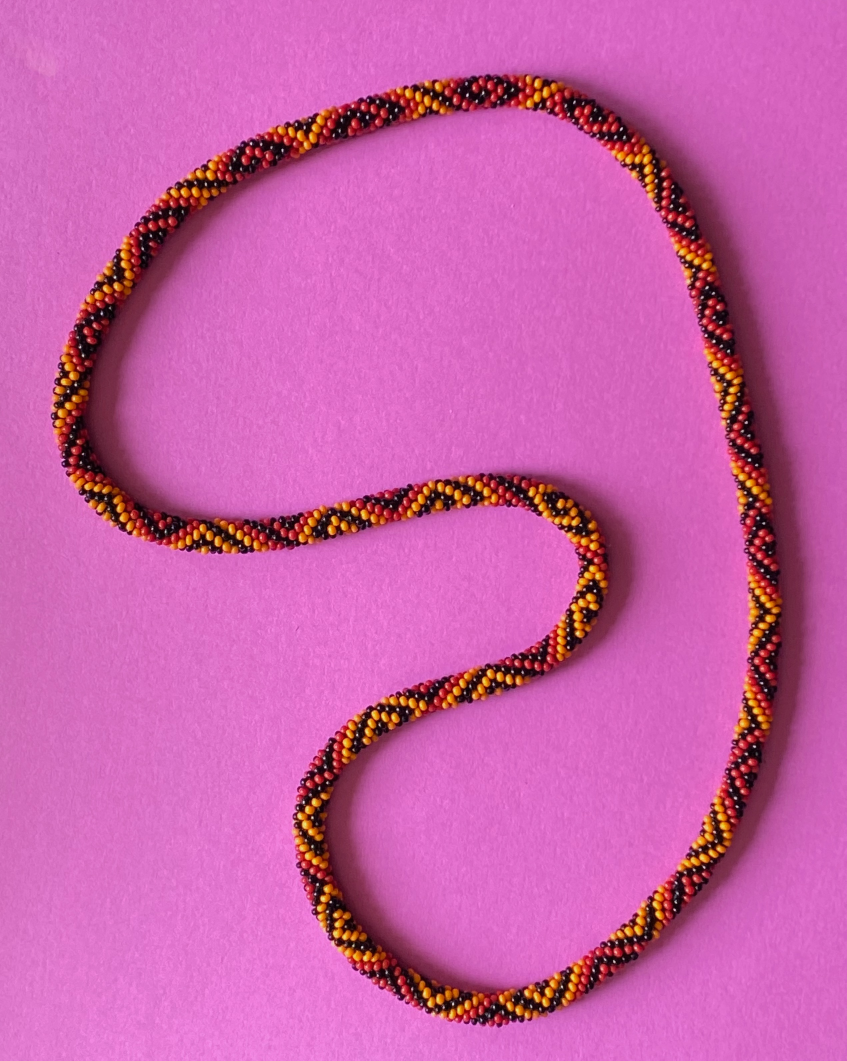
#> input picture beads-photo-2.jpg, 2540 x 3182 px (shown at 1/3 size)
$ python generate_fft_figures.py
#> lines starting #> are read from the running program, lines starting #| are printed output that depends on the picture
#> in load_image_and_luminance, img is the input picture: PIL image 2540x3182 RGB; mean R, G, B 202, 95.9, 169.1
#> (reads beads-photo-2_splines.json from the repository)
### map_from_fft.py
#!/usr/bin/env python3
"""Scan an image with local Gaussian-windowed FFT and map a local FFT metric.

This script computes the map, writes it to a .npy file, writes run metadata to
JSON, and displays the original image and the map side-by-side.
"""

# Suggested command:
# python map_from_fft.py beads-photo-2.jpg --window-size 128 --step 8

from __future__ import annotations

import argparse
import json
import math
import time
from pathlib import Path

import matplotlib.pyplot as plt
import numpy as np
from PIL import Image, ImageOps


def find_top_fft_peaks(logmag: np.ndarray, top_k: int = 7, min_distance: int = 6) -> list[dict[str, float]]:
    """Find strongest local maxima in 2D FFT log-magnitude and merge conjugate pairs."""
#> called with top_k = 100, min_distance = 1
    h, w = logmag.shape
    cy, cx = h // 2, w // 2

    def canonical_offset(yy: int, xx: int) -> tuple[int, int]:
        dx = int(xx - cx)
        dy = int(cy - yy)
        if dy < 0 or (dy == 0 and dx < 0):
            dx = -dx
            dy = -dy
        return dx, dy

    padded = np.pad(logmag, 1, mode="constant", constant_values=-np.inf)
    local_max = np.ones((h, w), dtype=bool)
    for oy in (-1, 0, 1):
        for ox in (-1, 0, 1):
            if oy == 0 and ox == 0:
                continue
            neigh = padded[1 + oy:1 + oy + h, 1 + ox:1 + ox + w]
            local_max &= logmag >= neigh
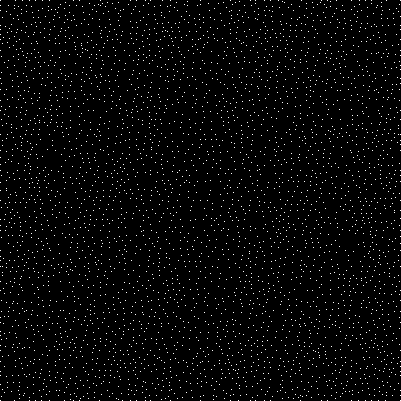
#> local_max: shape (401, 401) bool; 2.4% white in thin lines or dots

    candidates = np.argwhere(local_max & (logmag > 0))
#> candidates = 3847 pairs, first value 0 to 400, second value 0 to 400
    if candidates.size == 0:
        candidates = np.array([[cy, cx]])

    values = logmag[candidates[:, 0], candidates[:, 1]]
#> values = 3847 values, max 8.1 at index 1923, min 0.0515 at index 3778, mean 0.845
    order = np.argsort(values)[::-1]
#> order = 3847 values, max 3846 at index 2159, min 0 at index 2160, mean 1923
    candidates = candidates[order]

    selected: list[tuple[int, int]] = [(cy, cx)]
    selected_keys: set[tuple[int, int]] = {canonical_offset(cy, cx)}

    for yy, xx in candidates:
        if len(selected) >= top_k:
            break
        yy_i = int(yy)
        xx_i = int(xx)
        key = canonical_offset(yy_i, xx_i)
        if key in selected_keys:
            continue
        if any((yy_i - sy) ** 2 + (xx_i - sx) ** 2 < min_distance ** 2 for sy, sx in selected):
            continue
        selected.append((yy_i, xx_i))
        selected_keys.add(key)
#> this loop made 199 passes
#> (yy, xx, yy_i, xx_i, dx in canonical_offset, dy in canonical_offset) on passes 1 to 3: (200, 200, 200, 200, 0, 0), (190, 210, 190, 210, 10, 10), (210, 190, 210, 190, 10, 10)
#> after the loop, selected = 100 pairs, first value 123 to 273, second value 130 to 268; selected_keys = 100 items

    peaks: list[dict[str, float]] = []
    for yy, xx in selected[:top_k]:
        peak_val = float(logmag[yy, xx])
        dx = float(xx - cx)
        dy = float(cy - yy)
        angle_deg = float(np.degrees(np.arctan2(dy, dx))) if dx != 0.0 or dy != 0.0 else 0.0
        distance = float(np.hypot(dx, dy))
        peaks.append(
            {
                "x": dx,
                "y": dy,
                "distance": distance,
                "angle_deg": angle_deg,
                "peak_val": peak_val,
            }
        )
#> this loop made 100 passes
#> (yy, xx, peak_val, dx, dy, angle_deg, distance) on passes 1 to 8: (200, 200, 8.1, 0, 0, 0, 0), (190, 210, 5.71, 10, 10, 45, 14.14), (181, 197, 5.57, -3, 19, 98.97, 19.24), (206, 191, 5.48, -9, -6, -146.3, 10.82), (191, 188, 5.47, -12, 9, 143.1, 15), (215, 206, 4.9, 6, -15, -68.2, 16.16), (200, 223, 4.86, 23, 0, 0, 23), (200, 193, 4.81, -7, 0, 180, 7)
#> after the loop, peaks = 100 items

    return peaks


def load_image_and_luminance(path: str) -> tuple[np.ndarray, np.ndarray]:
    img = Image.open(path)
    img = ImageOps.exif_transpose(img)
    img = img.convert("RGB")
    rgb = np.asarray(img).astype(np.float32) / 255.0
    y = 0.299 * rgb[..., 0] + 0.587 * rgb[..., 1] + 0.114 * rgb[..., 2]
    return rgb, y.astype(np.float32)


# [321 lines left out: functions make_gaussian_window, nearest_coord_indices, _show_map, main, not called in this run]


# [2 lines that do not run on import are left out]

### fft_image_explorer.py
#!/usr/bin/env python3
"""
fft_image_explorer.py

Interactive 2D FFT explorer for color images.

Features:
- Load an image.
- Choose a scalar channel derived from RGB:
    R, G, B, luminance Y, HSV H/S/V,
    and CMYK C/M/Y/K.
- Choose a spatial mask/window:
    full image, rectangle, rotated rectangle, ellipse/circle.
- Choose soft edge:
    hard, cosine/tukey-like, gaussian.
- Adjust mask center, size, rotation, and edge softness.
- Display mask overlay and log-magnitude 2D FFT.

Dependencies:
    pip install numpy pillow matplotlib

Optional, for HEIC/HEIF images:
    pip install pillow-heif

Usage:
    python fft_image_explorer.py path/to/image.jpg
    python fft_image_explorer.py path/to/image.heic
"""

from __future__ import annotations

import argparse
import math
from dataclasses import dataclass

import numpy as np
from PIL import Image, ImageOps

try:
    # import pillow_heif
    # pillow_heif.register_heif_opener()
    pass
except Exception:
    # HEIC/HEIF support is optional.
    pass

import matplotlib.pyplot as plt
from matplotlib.widgets import Slider, RadioButtons, CheckButtons, Button, TextBox
from matplotlib.patches import Rectangle, Ellipse


# -----------------------------
# Image loading and color spaces
# -----------------------------

# [96 lines left out: functions load_image_rgb, rgb_to_hsv_np, pca_decorrelation_channels, robust_normalize, not called in this run]


@dataclass
class ChannelBank:
    names: list[str]
    arrays: dict[str, np.ndarray]


# [51 lines left out: functions make_channel_bank, smoothstep01, not called in this run]


def make_mask(
    shape: tuple[int, int],
    mask_type: str,
    edge_type: str,
    cx: float,
    cy: float,
    width: float,
    height: float,
    angle_deg: float,
    softness: float,
) -> np.ndarray:
    """
    Return a 2D mask/window in [0,1].

    Coordinates:
        cx, cy are pixel coordinates.
        width, height are full dimensions in pixels.
        angle_deg rotates the local x/y axes.

    mask_type:
        "Full image", "Rectangle", "Rotated rectangle", "Ellipse/circle"

    edge_type:
        "Hard", "Cosine", "Gaussian"
    """
    h, w = shape
    yy, xx = np.mgrid[0:h, 0:w]

    if mask_type == "Full image":
        base = np.ones((h, w), dtype=np.float32)
        if edge_type == "Hard":
            return base
        # For full image with non-hard edge, use a separable taper at the image borders.
        local_x = (xx - (w - 1) / 2) / max(w / 2, 1)
        local_y = (yy - (h - 1) / 2) / max(h / 2, 1)
        return edge_falloff_rect(local_x, local_y, edge_type, softness).astype(np.float32)

    theta = math.radians(angle_deg)
    c = math.cos(theta)
    s = math.sin(theta)

    dx = xx - cx
    dy = yy - cy

    # Rotate image coordinates into local mask coordinates.
    # local x-axis is rotated by angle_deg in image coordinates.
    xloc = c * dx + s * dy
    yloc = -s * dx + c * dy

    half_w = max(width / 2.0, 1.0)
    half_h = max(height / 2.0, 1.0)

    if mask_type in ("Rectangle", "Rotated rectangle"):
        xn = xloc / half_w
        yn = yloc / half_h
        return edge_falloff_rect(xn, yn, edge_type, softness).astype(np.float32)

    if mask_type == "Ellipse/circle":
        # Ellipse equation: radius <= 1 inside.
        rn = np.sqrt((xloc / half_w) ** 2 + (yloc / half_h) ** 2)
        return edge_falloff_radial(rn, edge_type, softness).astype(np.float32)

    raise ValueError(f"Unknown mask type: {mask_type}")


# [34 lines left out: function edge_falloff_rect, not called in this run]


def edge_falloff_radial(rn: np.ndarray, edge_type: str, softness: float) -> np.ndarray:
    """Radial/elliptical window where rn<=1 is nominally inside."""
    if edge_type == "Hard":
        return (rn <= 1).astype(np.float32)

    if edge_type == "Gaussian":
        sigma = max(softness, 0.03)
        m = np.exp(-0.5 * (rn / sigma) ** 2)
        m[rn > 1] = 0.0
        return m.astype(np.float32)

    if edge_type == "Cosine":
        soft = np.clip(softness, 0.001, 0.95)
        inside = rn <= 1
        dist_to_edge = 1 - rn
        t = dist_to_edge / soft
        m = smoothstep01(t)
        m[~inside] = 0.0
        return m.astype(np.float32)

    raise ValueError(f"Unknown edge type: {edge_type}")


# -----------------------------
# FFT display
# -----------------------------

# [459 lines left out: functions crop_to_mask_nonzero, pad_with_tiled_edge_blocks, find_top_fft_peaks, compute_fft_products, not called in this run]


# -----------------------------
# Interactive UI
# -----------------------------

class FFTExplorer:
    # [239 lines left out: function __init__, not called in this run]

    def on_channel(self, label: str):
        self.channel_name = label
        self.update()

    def on_mask(self, label: str):
        self.mask_type = label
        self.update()

    def on_edge(self, label: str):
        self.edge_type = label
        self.update()

    # [43 lines left out: functions on_check, on_reset, on_mouse_press, not called in this run]

    def on_mouse_release(self, event):
        self._dragging = False

    # [11 lines left out: function on_mouse_move, not called in this run]

    def set_center(self, x: float, y: float):
        self.sl_cx.set_val(np.clip(round(x), 0, self.w - 1))
        self.sl_cy.set_val(np.clip(round(y), 0, self.h - 1))

    # [654 lines left out: functions _set_textbox_value, _on_center_slider_changed, _on_center_text_submitted, _on_size_text_submitted, _on_float_text_submitted, _on_angle_changed and 20 more, not called in this run]


# [2 lines that do not run on import are left out]

### scripts/generate_fft_figures.py
#!/usr/bin/env python3
"""Computed photograph/FFT figures. Run from any directory; see docs/fft-figures.md."""
from pathlib import Path
import argparse
import hashlib
import json
import sys
import matplotlib
matplotlib.use('Agg')
import matplotlib.pyplot as plt
from matplotlib.patches import Circle
import matplotlib.patheffects as pe
import numpy as np
from PIL import Image
ROOT = Path(__file__).resolve().parents[1]
sys.path.insert(0, str(ROOT))
from map_from_fft import load_image_and_luminance, find_top_fft_peaks
from fft_image_explorer import make_mask
SIZE = 401
SOFTNESS = .2
SIGMA = SIZE / 2 * SOFTNESS
INDICES = [5, 80, 280]
INK = '#172c40'
CYAN = '#65efff'

def compute(rgb, luminance, points, index):
    center = points[index]
    x, y = np.rint(center).astype(int)
    x0, y0 = x-SIZE//2, y-SIZE//2
    patch = rgb[y0:y0+SIZE, x0:x0+SIZE]
    scalar = luminance[y0:y0+SIZE, x0:x0+SIZE]
    if scalar.shape != (SIZE, SIZE):
        raise ValueError('Selected window extends beyond source image')
    # Keep the saved floating-point center, with no resampling of source pixels.
    mask = make_mask(scalar.shape, 'Ellipse/circle', 'Gaussian',
                     center[0]-x0, center[1]-y0, SIZE, SIZE, 0, SOFTNESS)
    windowed = scalar * mask
    spectrum = np.fft.fftshift(np.fft.fft2(windowed))
    # Secant spanning four nearby samples, in image coordinates (y down).
    tangent = points[(index+2) % (len(points)-1)]-points[(index-2) % (len(points)-1)]
    tangent /= np.linalg.norm(tangent)
    normal = np.array([-tangent[1], tangent[0]])
    candidates = find_top_fft_peaks(np.log1p(abs(spectrum)), top_k=100, min_distance=1)[1:]
#> candidates = 99 items
    peaks = []
    selected = [np.zeros(2)]
    for peak in candidates:
        offset = np.array([peak['x'], peak['y']])
        if min(min(np.linalg.norm(offset-q), np.linalg.norm(offset+q)) for q in selected) < 6:
            continue
        peaks.append(peak)
        selected.append(offset)
        if len(peaks) == 6:
            break
#> this loop made 8 passes
#> offset on passes 1 to 8: [10, 10], [-3, 19], [-9, -6], [-12, 9], [6, -15], [23, 0], [-7, 0], [7, 27]
#> after the loop, peaks = 6 items; selected = [[0, 0], [10, 10], [-3, 19], [-12, 9], [23, 0], [-7, 0], [7, 27]]
    measured = []
    for peak in peaks:
        freq = np.array([peak['x'], -peak['y']])/SIZE
        ft, fn = np.dot(freq, tangent), np.dot(freq, normal)
        if ft < 0: ft, fn = -ft, -fn
        row, col = int(SIZE//2-peak['y']), int(SIZE//2+peak['x'])
        measured.append(dict(fx=float(freq[0]), fy=float(freq[1]), ft=float(ft), fn=float(fn),
                             magnitude=float(abs(spectrum[row,col])),
                             angle_to_tangent_deg=float(np.degrees(np.arctan2(fn,ft)))))
#> this loop made 6 passes
#> (freq, ft, fn, row, col) on passes 1 to 2: ([0.0249, -0.0249], 0.0233, 0.0265, 190, 210), ([-0.00748, -0.0474], 0.0478, -0.0044, 181, 197)
    return dict(index=index, center=center, origin=(int(x0),int(y0)), patch=patch, scalar=scalar,
                mask=mask, windowed=windowed, spectrum=spectrum, tangent=tangent, peaks=measured)

def source(ax, d, points):
    x0,y0 = d['origin']; c=d['center']
    ax.imshow(d['patch'], extent=(x0-.5,x0+SIZE-.5,y0+SIZE-.5,y0-.5))
    overlay=np.zeros((SIZE,SIZE,4));overlay[:,:,:3]=[.2,.85,1];overlay[:,:,3]=.09*d['mask']
    ax.imshow(overlay, extent=(x0-.5,x0+SIZE-.5,y0+SIZE-.5,y0-.5))
    nearby=np.linalg.norm(points-c,axis=1)<115
    curve=points.copy();curve[~nearby]=np.nan
    line,=ax.plot(*curve.T,color='white',lw=1.1,alpha=.9)
    line.set_path_effects([pe.Stroke(linewidth=2.5,foreground=INK),pe.Normal()])
    for n,style in [(1,'-'),(2,'--')]:
        ring=Circle(c,n*SIGMA,fill=False,color=CYAN,lw=1.7,ls=style)
        ring.set_path_effects([pe.Stroke(linewidth=3,foreground=INK),pe.Normal()]);ax.add_patch(ring)
    ax.plot(*c,'+',color='white',ms=12,mew=2.3)
    ax.set_xlim(c[0]-135,c[0]+135);ax.set_ylim(c[1]+135,c[1]-135)
    ax.set_xticks([]);ax.set_yticks([])

def fft_panel(ax,d):
    freq=np.fft.fftshift(np.fft.fftfreq(SIZE));step=1/SIZE
    # Full FFT is unchanged. View only the central frequency region, saturating DC.
    im=ax.imshow(np.log1p(abs(d['spectrum'])),origin='upper',cmap='magma',vmin=1,vmax=6,
                 extent=(freq[0]-step/2,freq[-1]+step/2,freq[-1]+step/2,freq[0]-step/2),interpolation='nearest')
    ax.set_xlim(-.10,.10);ax.set_ylim(.10,-.10)
    ax.set_xticks([-.08,0,.08]);ax.set_yticks([-.08,0,.08])
    ax.set_xlabel('$f_x$ (cycles / pixel)');ax.set_ylabel('$f_y$ ↓')
    # Basis arrows indicate orientation, without rotating or resampling the FFT.
    t=d['tangent']; n=np.array([-t[1],t[0]])
    for v,label in [(t,'t'),(n,'n')]:
        ax.annotate('',xy=v*.085,xytext=v*.055,arrowprops=dict(arrowstyle='->',color=CYAN,lw=1.4))
        ax.text(*(v*.091),label,color=CYAN,ha='center',va='center',fontsize=10)
    return im

def triptych(d, points, rgb, out):
    fig=plt.figure(figsize=(16,8),facecolor='white')
    fig.text(.045,.925,'The geometry inside a photograph',fontsize=29,weight='bold',color=INK)
    fig.text(.045,.875,f'Local Fourier analysis  /  necklace centerline #{d["index"]}  /  original photograph, computed data',fontsize=14,color=INK)
    axes=[fig.add_axes([x,.25,.27,.54]) for x in [.045,.365,.685]]
    source(axes[0],d,points)
    axes[1].imshow(d['windowed'],cmap='gray',vmin=0,vmax=1,interpolation='nearest');axes[1].set_xticks([]);axes[1].set_yticks([])
    im=fft_panel(axes[2],d)
    for a,title in zip(axes,['A   Photograph + window','B   Scalar × Gaussian','C   Fourier magnitude']):a.set_title(title,loc='left',pad=15,fontsize=16,weight='bold',color=INK)
    fig.text(.045,.19,'+ saved centerline point\nSolid: 1σ   ·   Dashed: 2σ',fontsize=13,color=INK)
    fig.text(.365,.19,'Luminance Y · full 401 × 401 input\nFixed grayscale 0–1; no contrast stretch',fontsize=13,color=INK)
    cb=fig.colorbar(im,cax=fig.add_axes([.72,.14,.20,.018]),orientation='horizontal',ticks=[1,3,6]);cb.set_label('ln(1 + |FFT|) · fixed scale',fontsize=11)
    loc=fig.add_axes([.045,.025,.065,.13]);loc.imshow(rgb);loc.plot(*d['center'],'o',mfc=CYAN,mec=INK,ms=5);loc.axis('off')
    fig.text(.125,.065,'Repeated bead spacing produces paired off-center peaks.\nColor contrast changes their strength; orientation changes their direction.',fontsize=13,color=INK)
    fig.savefig(out,dpi=120);plt.close(fig)

def card_figure(d, points, photo_fraction=.48, photo_half_width=90):
    """Compose a 1600×1000 card directly from Candidate 5 data, without FFT rotation.

    Rectangular views keep equal data aspect: cropping never stretches the image.
    The optional layout arguments are for visual review, not numerical analysis.
    """
    if d['index'] != 5:
        raise ValueError('The project card is fixed to the owner-selected Candidate 5')
    fig = plt.figure(figsize=(16, 10), dpi=100, facecolor='white')
    margin, gap, bottom, height = 24, 20, 24, 872
    usable = 1600 - 2*margin - gap
    left_width = usable * photo_fraction
    right_width = usable - left_width
    left = fig.add_axes([margin/1600, bottom/1000, left_width/1600, height/1000])
    right_x = margin + left_width + gap
    right = fig.add_axes([right_x/1600, bottom/1000, right_width/1600, height/1000])
    source(left, d, points)
    cx, cy = d['center']
    photo_half_height = photo_half_width * height / left_width
    left.set_xlim(cx-photo_half_width, cx+photo_half_width)
    left.set_ylim(cy+photo_half_height, cy-photo_half_height)
    for ring in left.patches:
        ring.set_linewidth(3.4)
        ring.set_path_effects([pe.Stroke(linewidth=5, foreground=INK), pe.Normal()])
    left.lines[0].set_alpha(.65)
    left.lines[0].set_linewidth(.9)
    left.lines[1].set_markersize(22)
    left.lines[1].set_markeredgewidth(3.6)
    left.lines[1].set_path_effects([pe.Stroke(linewidth=5, foreground=INK), pe.Normal()])
    freq = np.fft.fftshift(np.fft.fftfreq(SIZE))
    half_bin = .5/SIZE
    right.imshow(np.log1p(abs(d['spectrum'])), origin='upper', cmap='magma',
                 vmin=1, vmax=6, interpolation='nearest',
                 extent=(freq[0]-half_bin, freq[-1]+half_bin,
                         freq[-1]+half_bin, freq[0]-half_bin))
    # Same scale and orientation as the scientific figure; tighter view only.
    fx_limit = .08
    fy_limit = fx_limit * height / right_width
    right.set_xlim(-fx_limit, fx_limit)
    right.set_ylim(fy_limit, -fy_limit)
    for ax in (left, right):
        ax.set_axis_off()
        ax.set_aspect('equal')
    for x, label in [(margin, 'Gaussian window'), (right_x, '2D Fourier transform')]:
        fig.text(x/1600, .943, label, fontsize=32, weight='medium',
                 fontfamily='DejaVu Sans', color=INK, va='center')
    return fig


def save_card(d, points, out):
    fig = card_figure(d, points)
    fig.savefig(out/'local-fft-card.png', dpi=100)
    plt.close(fig)
    with Image.open(out/'local-fft-card.png') as im:
        im.resize((400, 250), Image.Resampling.LANCZOS).save(out/'local-fft-card-preview.png')

def main():
    parser=argparse.ArgumentParser(description=__doc__)
    parser.add_argument('--output',type=Path,default=ROOT/'docs/figures')
    parser.add_argument('--indices',type=int,nargs=3,default=INDICES,help='First candidate becomes hero')
    args=parser.parse_args();out=args.output;out.mkdir(parents=True,exist_ok=True)
    plt.rcParams.update({'font.family':'DejaVu Sans','font.size':11,'axes.spines.top':False,'axes.spines.right':False,'axes.labelcolor':INK,'text.color':INK,'axes.edgecolor':'#aab4be','savefig.facecolor':'white'})
    rgb,y=load_image_and_luminance(str(ROOT/'beads-photo-2.jpg'))
    points=np.array(json.loads((ROOT/'beads-photo-2_splines.json').read_text())['centerline_spline'])
    data=[compute(rgb,y,points,i) for i in args.indices]
#> call 2 of make_mask, with shape = (401, 401), mask_type = 'Ellipse/circle', edge_type = 'Gaussian', cx = 200.5, cy = 200, width = 401, height = 401, angle_deg = 0
#> in make_mask (call 2), `yy, xx = np.mgrid[0:h, 0:w]`:
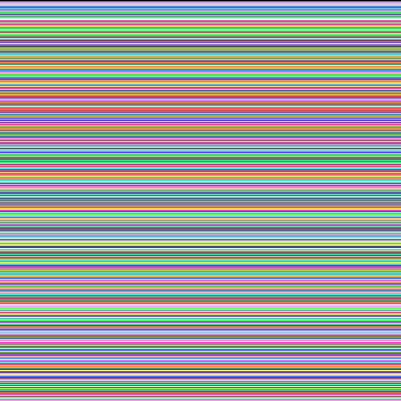
#> yy: shape (401, 401) int64; 401 distinct labels, from 0 to 400; one colour per label, 0 black
#> in make_mask (call 2), `rn = np.sqrt((xloc / half_w) ** 2 + (yloc / half_h) ** 2)`:
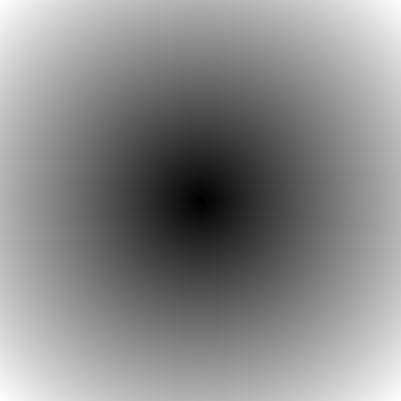
#> rn: shape (401, 401) float64; min 0.0023, max 1.41, mean 0.765; drawn with min black and max white
#> call 2 of find_top_fft_peaks, with top_k = 100, min_distance = 1
#> after the loop in find_top_fft_peaks (call 2), `for oy in (-1, 0, 1):`:
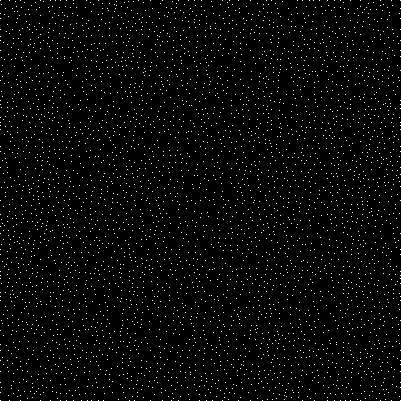
#> local_max: shape (401, 401) bool; 2.5% white in thin lines or dots
#> the loop in find_top_fft_peaks (call 2), `for yy, xx in candidates:` made 199 passes
#> (yy, xx) on passes 1 to 3: (200, 200), (203, 195), (197, 205)
#> the loop in find_top_fft_peaks (call 2), `for yy, xx in selected[:top_k]:` made 100 passes
#> (yy, xx) on passes 1 to 8: (200, 200), (203, 195), (211, 194), (196, 186), (184, 192), (191, 222), (212, 207), (187, 199)
#> the loop in compute (call 2), `for peak in candidates:` made 8 passes
#> the loop in compute (call 2), `for peak in peaks:` made 6 passes
#> call 3 of compute, with points = array of shape (303, 2), index = 280
#> in compute (call 3), `patch = rgb[y0:y0+SIZE, x0:x0+SIZE]`:
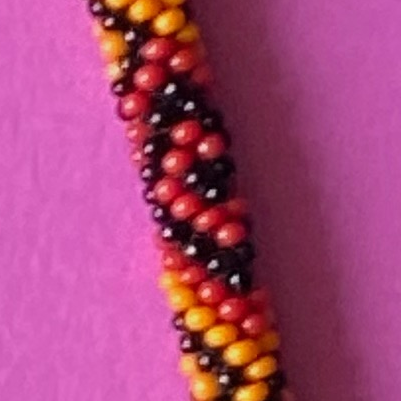
#> patch: shape (401, 401, 3) float32; mean R, G, B 0.656, 0.278, 0.47
#> in compute (call 3), `scalar = luminance[y0:y0+SIZE, x0:x0+SIZE]`:
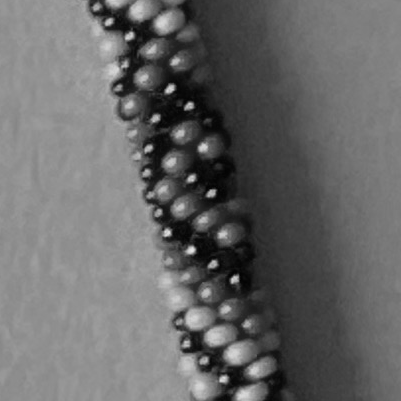
#> scalar: shape (401, 401) float32; min 0.0081, max 0.898, mean 0.413
#> call 3 of find_top_fft_peaks, with top_k = 100, min_distance = 1
#> in find_top_fft_peaks (call 3), `padded = np.pad(logmag, 1, mode="constant", constant_values=-np.inf)`:
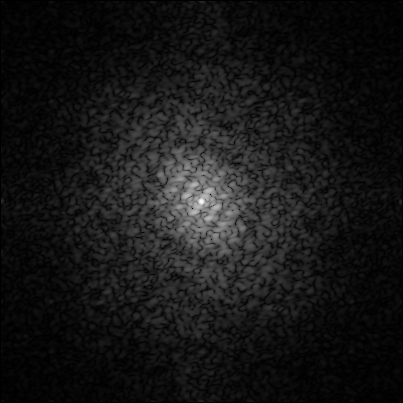
#> padded: shape (403, 403) float64; 0.99% of the values are NaN or infinite; the others: min 0.000642, max 7.86, mean 0.705; drawn with min black, max white, NaN and infinite black
#> (the rest of the program and of its run is left out)
